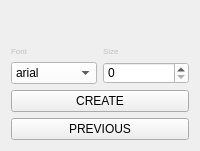
                <widget class="QWidget" name="page_28">
                 <layout class="QVBoxLayout" name="verticalLayout_12">
                  <item>
                   <layout class="QVBoxLayout" name="verticalLayout_36">
                    <item>
                     <widget class="QLabel" name="label_50">
                      <property name="font">
                       <font>
                        <pointsize>6</pointsize>
                       </font>
                      </property>
                      <property name="text">
                       <string/>
                      </property>
                      <property name="pixmap">
                       <pixmap resource="f1.qrc">:/newPrefix/Pic/ready.jpg</pixmap>
                      </property>
                      <property name="scaledContents">
                       <bool>true</bool>
                      </property>
                      <property name="alignment">
                       <set>Qt::AlignLeading|Qt::AlignLeft|Qt::AlignVCenter</set>
                      </property>
                     </widget>
                    </item>
                    <item>
                     <widget class="QLabel" name="label_74">
                      <property name="styleSheet">
                       <string notr="true">color: rgb(255, 170, 0);
font: 75 8pt &quot;MS Shell Dlg 2&quot;;</string>
                      </property>
                      <property name="text">
                       <string/>
                      </property>
                      <property name="alignment">
                       <set>Qt::AlignCenter</set>
                      </property>
                     </widget>
                    </item>
                    <item>
                     <layout class="QHBoxLayout" name="horizontalLayout_47">
                      <item>
                       <layout class="QVBoxLayout" name="verticalLayout_24">
                        <item>
                         <widget class="QLabel" name="label_59">
                          <property name="sizePolicy">
                           <sizepolicy hsizetype="Preferred" vsizetype="Minimum">
                            <horstretch>0</horstretch>
                            <verstretch>0</verstretch>
                           </sizepolicy>
                          </property>
                          <property name="font">
                           <font>
                            <pointsize>6</pointsize>
                           </font>
                          </property>
                          <property name="styleSheet">
                           <string notr="true">color: rgb(191, 191, 191);</string>
                          </property>
                          <property name="text">
                           <string>Font</string>
                          </property>
                         </widget>
                        </item>
                        <item>
                         <widget class="QComboBox" name="font_f2_combo">
                          <property name="sizePolicy">
                           <sizepolicy hsizetype="Preferred" vsizetype="Minimum">
                            <horstretch>0</horstretch>
                            <verstretch>0</verstretch>
                           </sizepolicy>
                          </property>
                          <property name="styleSheet">
                           <string notr="true">background-color: rgb(255, 255, 255);</string>
                          </property>
                          <item>
                           <property name="text">
                            <string>arial</string>
                           </property>
                          </item>
                          <item>
                           <property name="text">
                            <string>times</string>
                           </property>
                          </item>
                          <item>
                           <property name="text">
                            <string>courier</string>
                           </property>
                          </item>
                         </widget>
                        </item>
                       </layout>
                      </item>
                      <item>
                       <layout class="QVBoxLayout" name="verticalLayout_25">
                        <item>
                         <widget class="QLabel" name="label_60">
                          <property name="sizePolicy">
                           <sizepolicy hsizetype="Preferred" vsizetype="Minimum">
                            <horstretch>0</horstretch>
                            <verstretch>0</verstretch>
                           </sizepolicy>
                          </property>
                          <property name="font">
                           <font>
                            <pointsize>6</pointsize>
                           </font>
                          </property>
                          <property name="styleSheet">
                           <string notr="true">color: rgb(191, 191, 191);</string>
                          </property>
                          <property name="text">
                           <string>Size</string>
                          </property>
                         </widget>
                        </item>
                        <item>
                         <widget class="QSpinBox" name="fontsize_f2_spinBox">
                          <property name="sizePolicy">
                           <sizepolicy hsizetype="Preferred" vsizetype="Minimum">
                            <horstretch>0</horstretch>
                            <verstretch>0</verstretch>
                           </sizepolicy>
                          </property>
                          <property name="styleSheet">
                           <string notr="true">background-color: rgb(255, 255, 255);</string>
                          </property>
                         </widget>
                        </item>
                       </layout>
                      </item>
                     </layout>
                    </item>
                    <item>
                     <widget class="QPushButton" name="f1_create_button_5">
                      <property name="sizePolicy">
                       <sizepolicy hsizetype="Preferred" vsizetype="Minimum">
                        <horstretch>0</horstretch>
                        <verstretch>0</verstretch>
                       </sizepolicy>
                      </property>
                      <property name="styleSheet">
                       <string notr="true">QPushButton {
	color: rgb(0, 0, 0);
	background-color: rgb(191, 191 191);
}
QPushButton:hover {
	color: rgb(255, 255, 255);
	background-color: rgb(0, 68, 100);
}</string>
                      </property>
                      <property name="text">
                       <string>CREATE</string>
                      </property>
                     </widget>
                    </item>
                    <item>
                     <widget class="QPushButton" name="F8_PREVIOUS_5">
                      <property name="sizePolicy">
                       <sizepolicy hsizetype="Preferred" vsizetype="Minimum">
                        <horstretch>0</horstretch>
                        <verstretch>0</verstretch>
                       </sizepolicy>
                      </property>
                      <property name="styleSheet">
                       <string notr="true">QPushButton {
	color: rgb(0, 0, 0);
	background-color: rgb(191, 191 191);
}
QPushButton:hover {
	color: rgb(255, 255, 255);
	background-color: rgb(0, 68, 100);
}</string>
                      </property>
                      <property name="text">
                       <string>PREVIOUS</string>
                      </property>
                     </widget>
                    </item>
                   </layout>
                  </item>
                 </layout>
                </widget>
